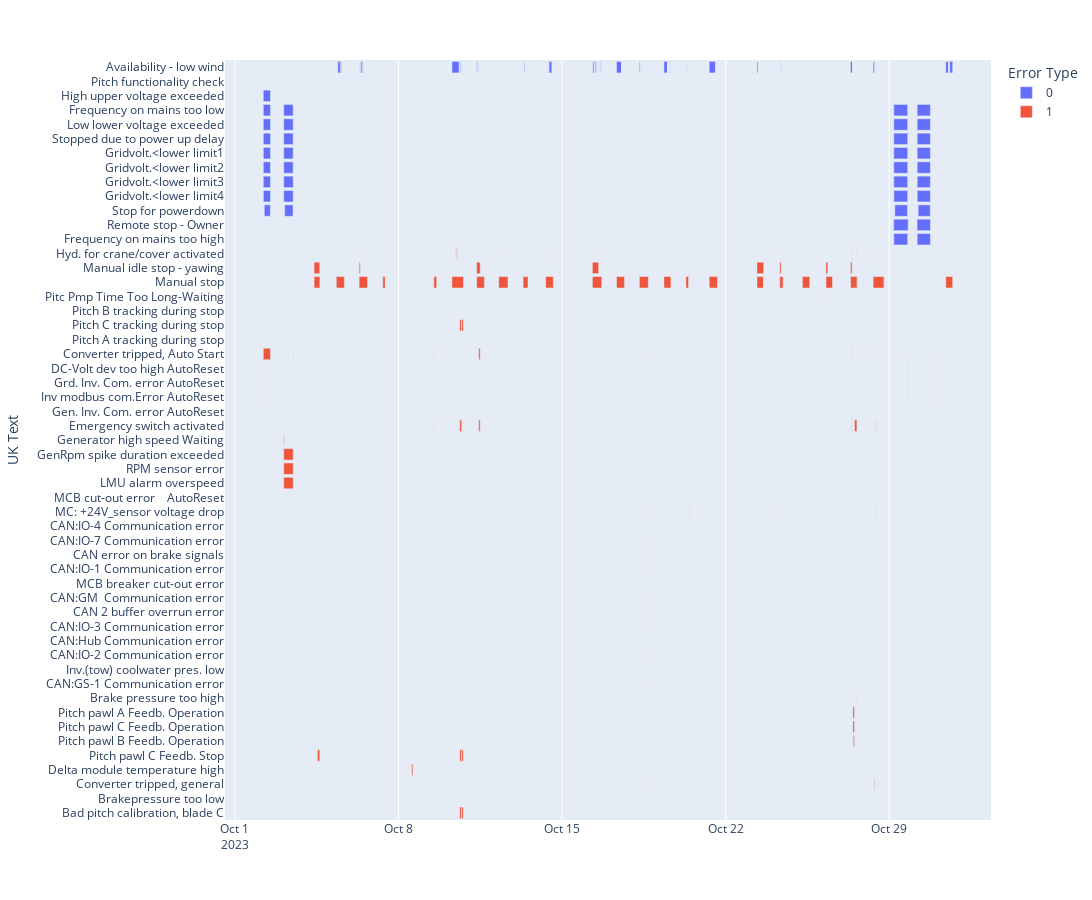

Here is the notebook cell this chart was saved with:
### Code cell
# import plotly.express as px

tur = 82

fig = px.timeline(
    result_sum.query("StationId == @tur"),
    x_start="TimeOn",
    x_end="TimeOff",
    y="UK Text",
    hover_data=["ID", "Error Type", "Alarmcode"],
    color="Error Type",
    width=1550,
    height=900,
)
fig.update_yaxes(autorange="reversed")  # otherwise tasks are listed from the bottom up

fig.show()
# fig.write_html(f"alarms{104}.html")

### Figure 1 — Plotly figure (JSON) as saved in the notebook; plotly's stock layout.template omitted (floating-point values rounded to 4 significant figures; data arrays with more than 128 entries replaced by an {"elided": "..."} marker saying what was removed)
{"data": [{"alignmentgroup": "True", "base": {"elided": "218 str values"}, "customdata": {"elided": "218x3 int values"}, "hovertemplate": "Error Type=%{customdata[1]}<br>TimeOn=%{base}<br>TimeOff=%{x}<br>UK Text=%{y}<br>ID=%{customdata[0]}<br>Alarmcode=%{customdata[2]}<extra></extra>", "legendgroup": "0", "marker": {"color": "#636efa", "pattern": {"shape": ""}}, "name": "0", "offsetgroup": "0", "orientation": "h", "showlegend": true, "textposition": "auto", "type": "bar", "x": {"elided": "218 int values"}, "xaxis": "x", "y": {"elided": "218 str values"}, "yaxis": "y"}, {"alignmentgroup": "True", "base": {"elided": "243 str values"}, "customdata": {"elided": "243x3 int values"}, "hovertemplate": "Error Type=%{customdata[1]}<br>TimeOn=%{base}<br>TimeOff=%{x}<br>UK Text=%{y}<br>ID=%{customdata[0]}<br>Alarmcode=%{customdata[2]}<extra></extra>", "legendgroup": "1", "marker": {"color": "#EF553B", "pattern": {"shape": ""}}, "name": "1", "offsetgroup": "1", "orientation": "h", "showlegend": true, "textposition": "auto", "type": "bar", "x": {"elided": "243 int values"}, "xaxis": "x", "y": {"elided": "243 str values"}, "yaxis": "y"}], "layout": {"barmode": "overlay", "height": 900, "legend": {"title": {"text": "Error Type"}, "tracegroupgap": 0}, "margin": {"t": 60}, "width": 1550, "xaxis": {"anchor": "y", "domain": [0, 1], "type": "date"}, "yaxis": {"anchor": "x", "autorange": "reversed", "domain": [0, 1], "title": {"text": "UK Text"}}}}
